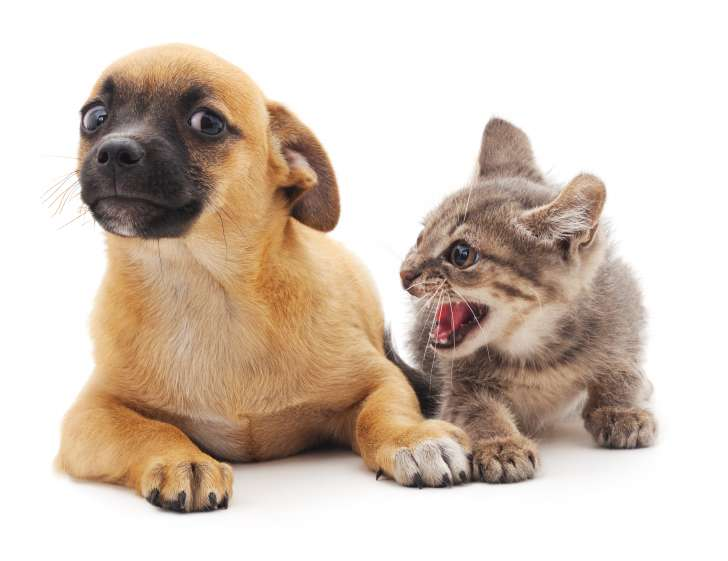
#> input picture data/catdog.jpg, 728 x 561 px
$ jupyter execute --allow-errors cluster_model.ipynb
#> lines starting #> are read from the running program, lines starting #| are printed output that depends on the picture
[cell 1]
import numpy as np
import matplotlib.pyplot as plt
from mixture_model import KMeans
from sklearn.datasets import make_blobs
from jupyterthemes import jtplot
jtplot.style(theme='onedork', grid=False, ticks=True)
np.random.seed(1024)

[cell 2]
X, y, true_centers = make_blobs(n_samples=150, centers=3, n_features=2, random_state=0, return_centers=True)
plt.scatter(X[:, 0], X[:, 1])
plt.show()
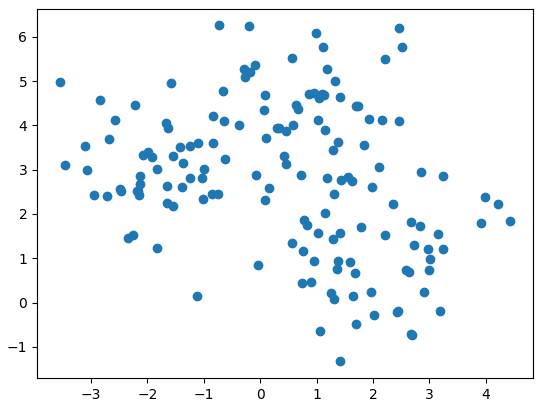
#> figure drawn by matplotlib, 1 panel

#> (a cell that did not finish here is left out)

[cell 4]
plt.scatter(X[:, 0], X[:, 1], c=y)
#> (the rest of this cell did not finish here and is left out)

[cell 5]
img = plt.imread('../data/catdog.jpg')
#> img is the input picture: shape (561, 728, 3); mean R, G, B 213.5, 198.9, 186.4
plt.imshow(img)
h, w = img.shape[:-1]
#> h = 561; w = 728
pixel = img.reshape(-1, 3) / 256

#> (a cell that did not finish here is left out)

[cell 7]
img_split = pixel
#> (the rest of this cell did not finish here and is left out)

[cell 8]
plt.imshow(img_split.reshape(h, w, -1))

[cell 9]
from mixture_model import GaussianMixture

#> (a cell that did not finish here is left out)

#> (a cell that did not finish here is left out)

[cell 12]
a, b = np.meshgrid(np.linspace(-4, 5, 100), np.linspace(-2, 7, 100))
meshgrid = np.concatenate([a.reshape(1, -1), b.reshape(1, -1)], axis=0).T
#> (the rest of this cell did not finish here and is left out)

[cell 13]
import cv2
#> (the rest of this cell did not finish here and is left out)

#> (a cell that did not finish here is left out)

[cell 15]
print(img_split.dtype)
#| float64
